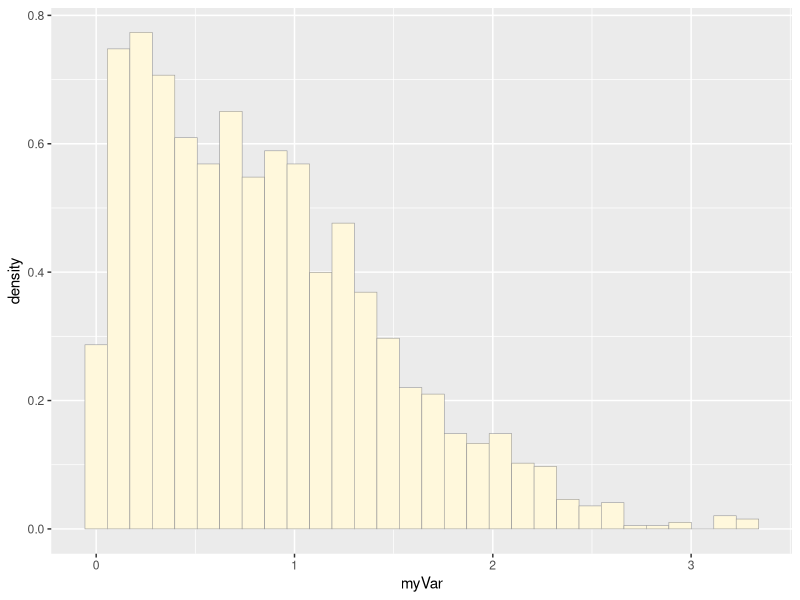
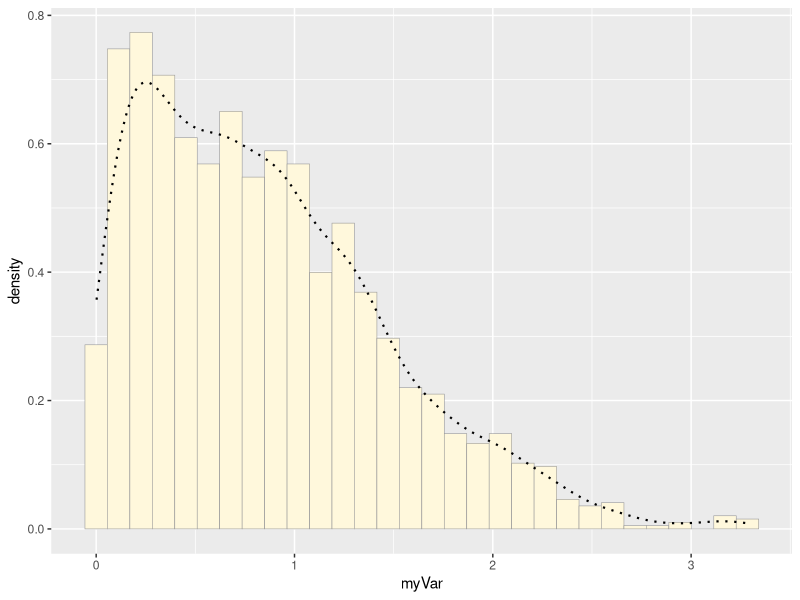
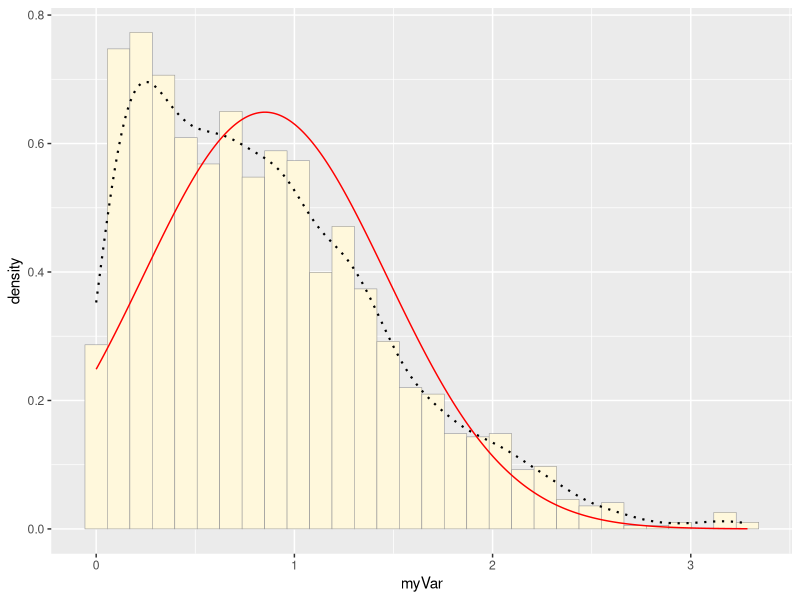
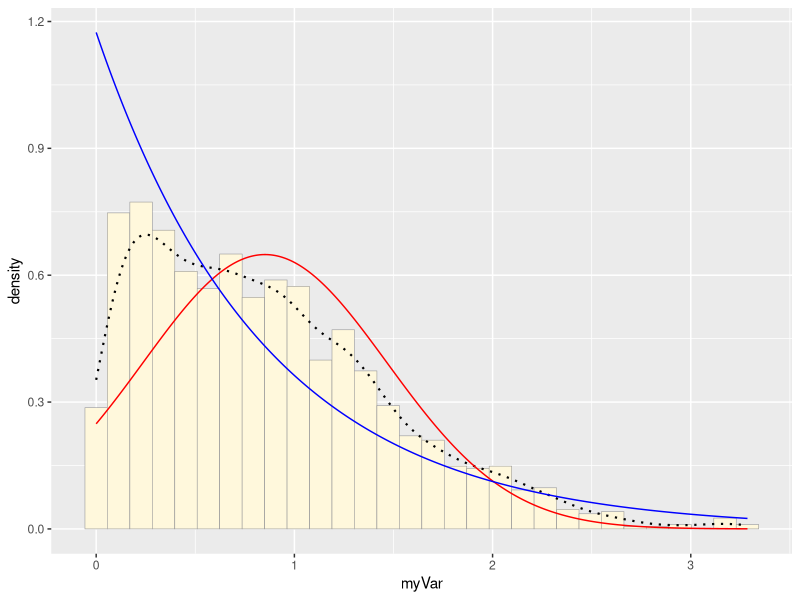
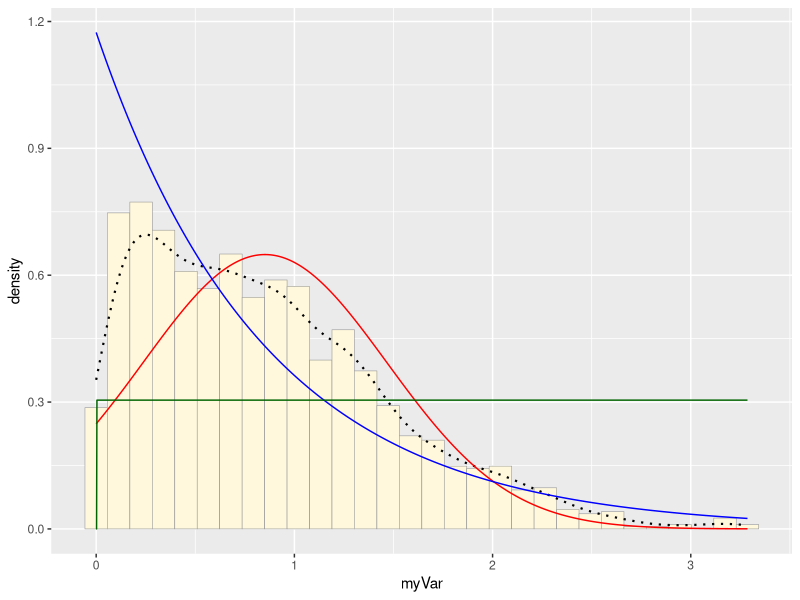
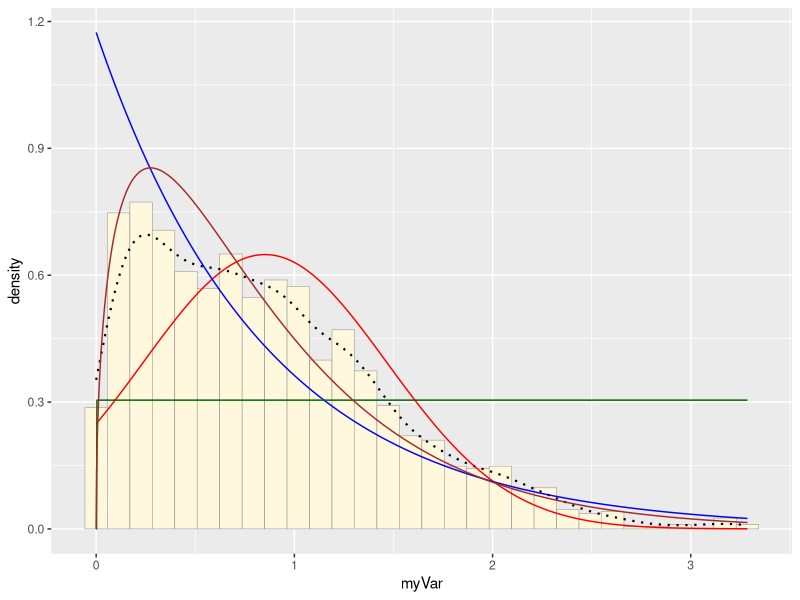
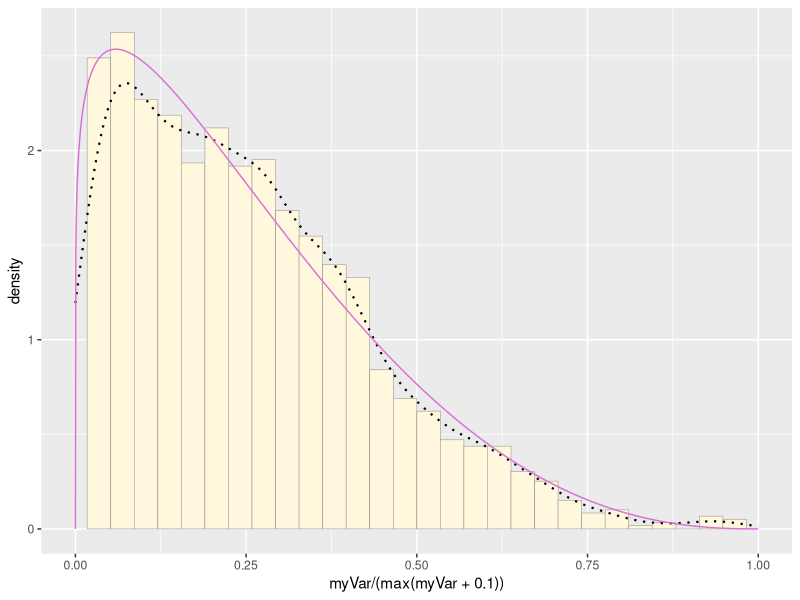

These figures' R source, in order:
## ---- chunk 1
knitr::opts_chunk$set(echo = TRUE, eval=FALSE, message=FALSE, warning=FALSE)
## ---- chunk 2
library(ggplot2) # for graphics
library(MASS) # for maximum likelihood estimation
## ---- chunk 3
# quick and dirty, a truncated normal distribution to work on the solution set

z <- rnorm(n=3000,mean=0.2)
z <- data.frame(1:3000,z)
names(z) <- list("ID","myVar")
z <- z[z$myVar>0,]
str(z)
summary(z$myVar)
## ---- chunk 4
p1 <- ggplot(data=z, aes(x=myVar, y=..density..)) +
  geom_histogram(color="grey60",fill="cornsilk",size=0.2) 
print(p1)
## ---- chunk 5
p1 <-  p1 +  geom_density(linetype="dotted",size=0.75)
print(p1)
## ---- chunk 6
normPars <- fitdistr(z$myVar,"normal")
print(normPars)
str(normPars)
normPars$estimate["mean"] # note structure of getting a named attribute

## ---- chunk 7

meanML <- normPars$estimate["mean"]
sdML <- normPars$estimate["sd"]

xval <- seq(0,max(z$myVar),len=length(z$myVar))

 stat <- stat_function(aes(x = xval, y = ..y..), fun = dnorm, colour="red", n = length(z$myVar), args = list(mean = meanML, sd = sdML))
 p1 + stat
## ---- chunk 8
expoPars <- fitdistr(z$myVar,"exponential")
rateML <- expoPars$estimate["rate"]

stat2 <- stat_function(aes(x = xval, y = ..y..), fun = dexp, colour="blue", n = length(z$myVar), args = list(rate=rateML))
 p1 + stat + stat2
## ---- chunk 9
stat3 <- stat_function(aes(x = xval, y = ..y..), fun = dunif, colour="darkgreen", n = length(z$myVar), args = list(min=min(z$myVar), max=max(z$myVar)))
 p1 + stat + stat2 + stat3
## ---- chunk 10
gammaPars <- fitdistr(z$myVar,"gamma")
shapeML <- gammaPars$estimate["shape"]
rateML <- gammaPars$estimate["rate"]

stat4 <- stat_function(aes(x = xval, y = ..y..), fun = dgamma, colour="brown", n = length(z$myVar), args = list(shape=shapeML, rate=rateML))
 p1 + stat + stat2 + stat3 + stat4
## ---- chunk 11

pSpecial <- ggplot(data=z, aes(x=myVar/(max(myVar + 0.1)), y=..density..)) +
  geom_histogram(color="grey60",fill="cornsilk",size=0.2) + 
  xlim(c(0,1)) +
  geom_density(size=0.75,linetype="dotted")

betaPars <- fitdistr(x=z$myVar/max(z$myVar + 0.1),start=list(shape1=1,shape2=2),"beta")
shape1ML <- betaPars$estimate["shape1"]
shape2ML <- betaPars$estimate["shape2"]

statSpecial <- stat_function(aes(x = xval, y = ..y..), fun = dbeta, colour="orchid", n = length(z$myVar), args = list(shape1=shape1ML,shape2=shape2ML))
pSpecial + statSpecial
